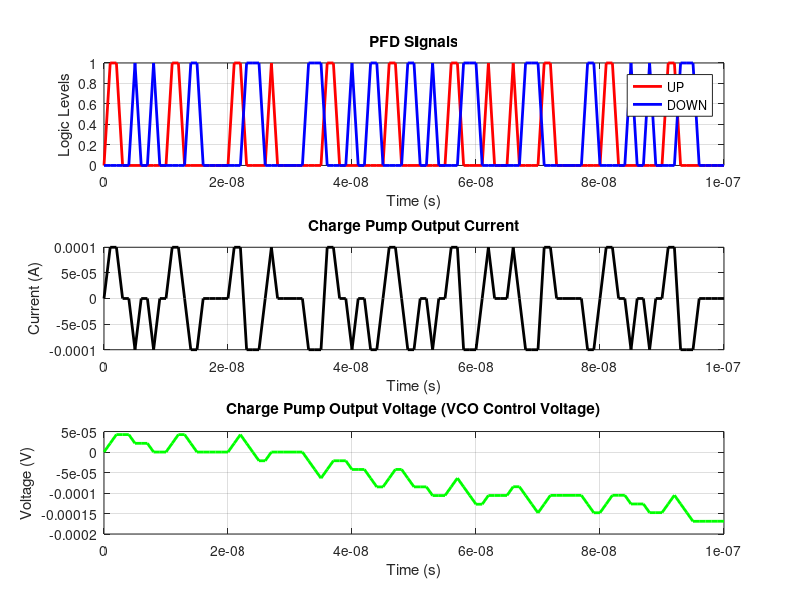

Reproduce this figure in MATLAB.
clc; clear; close all;

% Parameters
Icp = 100e-6;              % Charge pump current (100 µA)
R = 1e3;                   % Resistor (1 kΩ)
C1 = 4.7e-9;               % Capacitor 1 (4.7 nF)
C2 = 0.36e-9;              % Capacitor 2 (0.36 nF)

% Simulation parameters
fs = 1e9;                   % Sampling frequency
T = 1e-7;                   % Simulation time
dt = 1/fs;                   % Time step
t = 0:dt:T;                  % Time vector

% PFD signals
ref_clk = square(2 * pi * 113e6 * t);   % Reference clock (113 MHz)
fb_clk = square(2 * pi * 1.8e9 * t);    % Feedback clock (1.8 GHz)

% UP and DOWN signals (from PFD)
UP = ref_clk > fb_clk;   % UP signal (charge)
DOWN = fb_clk > ref_clk; % DOWN signal (discharge)

% Charge pump output current
I_out = Icp * (UP - DOWN);

% Loop filter response (RC network)
Vc = zeros(1, length(t));  % Initialize control voltage
for i = 2:length(t)
    dVc = (I_out(i) / C1) * dt - (Vc(i-1) / (R * C1)) * dt;  % RC filter equation
    Vc(i) = Vc(i-1) + dVc; 
end

% Plotting
figure;

% PFD signals
subplot(3, 1, 1);
plot(t, UP, 'r', 'LineWidth', 2);
hold on;
plot(t, DOWN, 'b', 'LineWidth', 2);
legend('UP', 'DOWN');
title('PFD Signals');
xlabel('Time (s)');
ylabel('Logic Levels');
grid on;

% Charge pump current output
subplot(3, 1, 2);
plot(t, I_out, 'k', 'LineWidth', 2);
title('Charge Pump Output Current');
xlabel('Time (s)');
ylabel('Current (A)');
grid on;

% Control voltage
subplot(3, 1, 3);
plot(t, Vc, 'g', 'LineWidth', 2);
title('Charge Pump Output Voltage (VCO Control Voltage)');
xlabel('Time (s)');
ylabel('Voltage (V)');
grid on;
